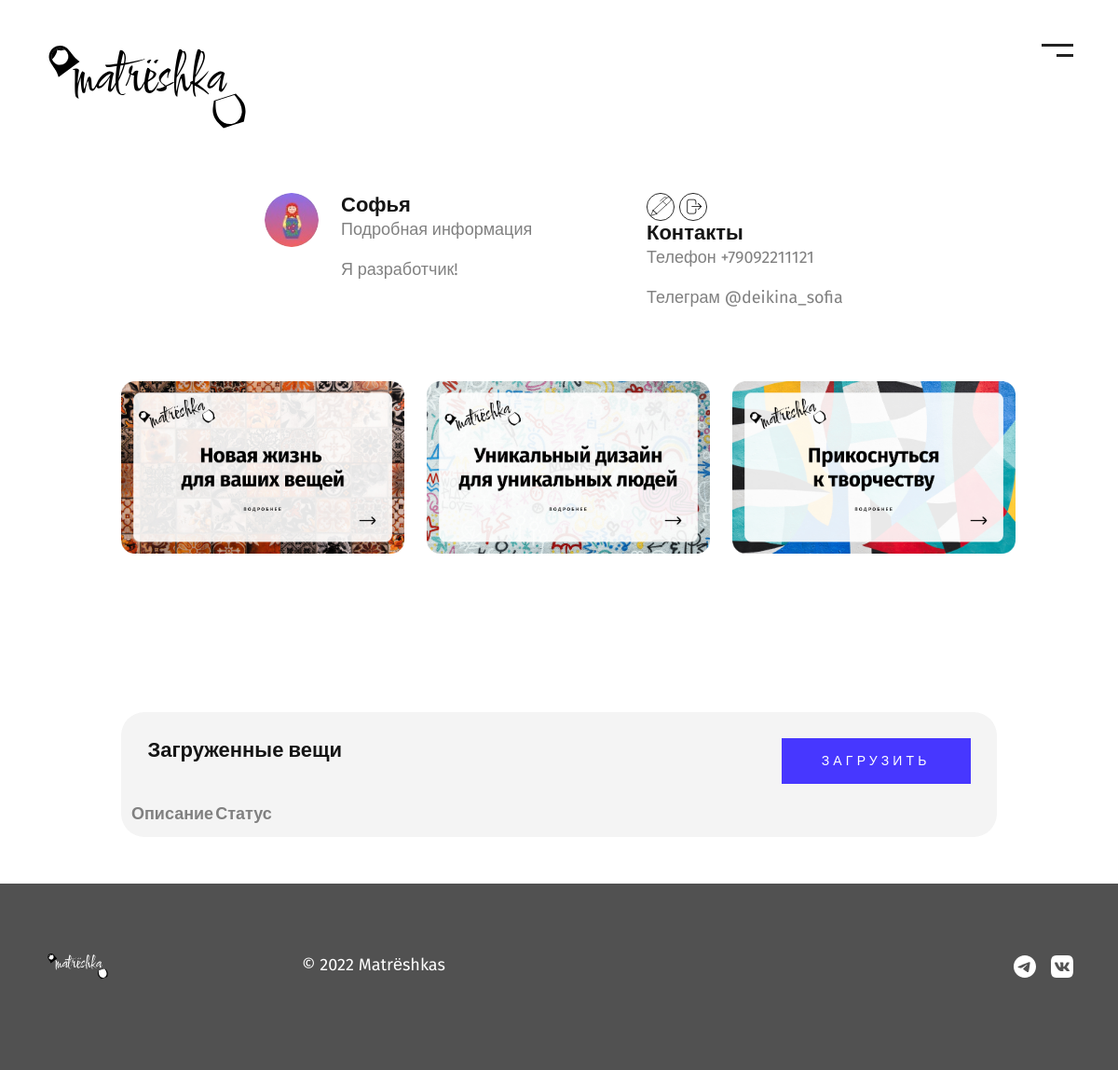
The app's page /profile (signed in), older data.
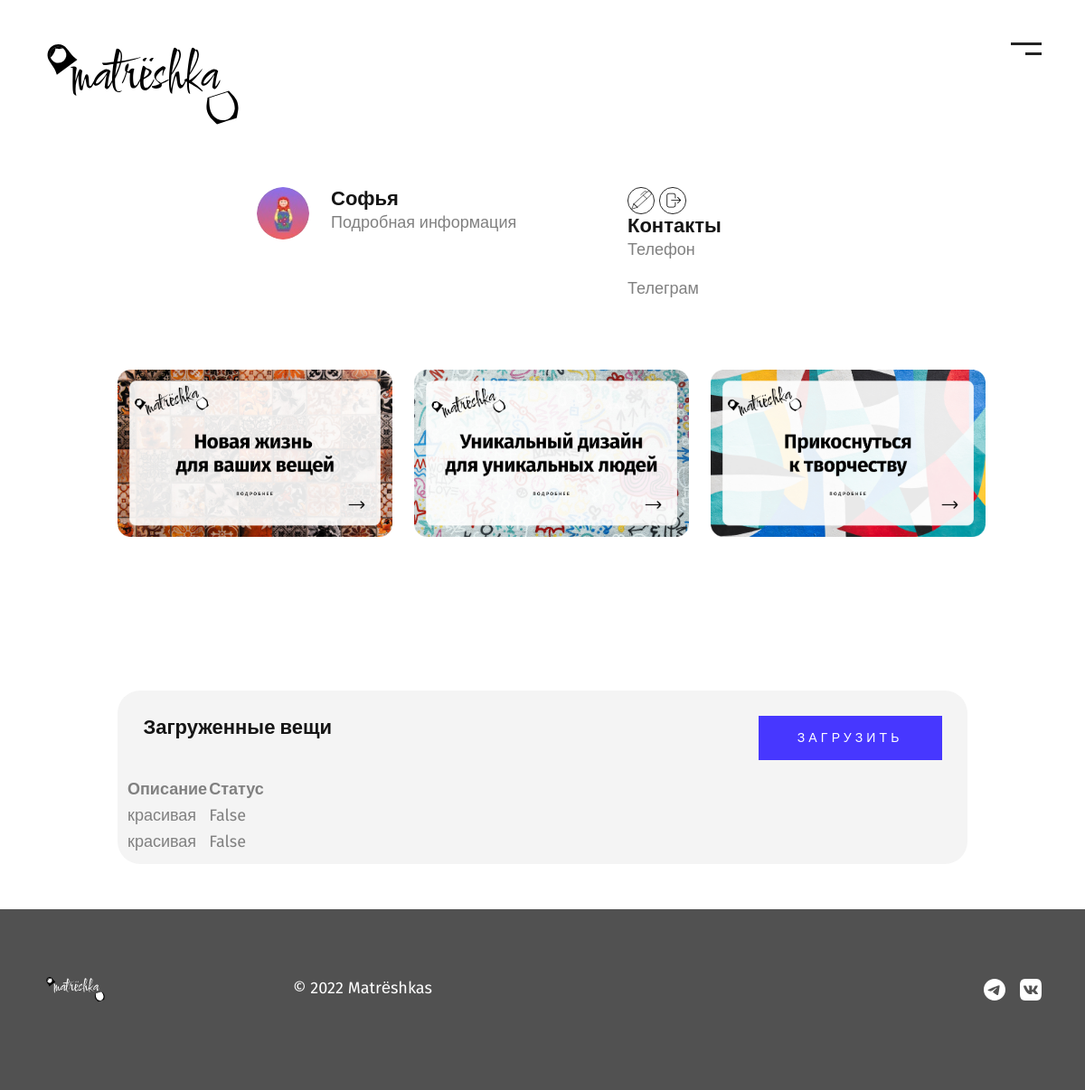
The same page, newer data.
### data/users.py (models this page shows, shortened)
class User(SqlAlchemyBase, UserMixin):
    __tablename__ = 'user'
    id = sqlalchemy.Column(sqlalchemy.Integer, primary_key=True, autoincrement=True)
    name = sqlalchemy.Column(sqlalchemy.VARCHAR, nullable=True)
    description = sqlalchemy.Column(sqlalchemy.VARCHAR, nullable=True, default="")
    tel = sqlalchemy.Column(sqlalchemy.VARCHAR, nullable=True, default="")
    telegram = sqlalchemy.Column(sqlalchemy.VARCHAR, nullable=True, default="")
    email = sqlalchemy.Column(sqlalchemy.String, index=True, unique=True, nullable=True)
    hashed_password = sqlalchemy.Column(sqlalchemy.String, nullable=True)

### data/card.py (models this page shows, shortened)
class Card(SqlAlchemyBase):
    __tablename__ = 'card'
    id = sqlalchemy.Column(sqlalchemy.Integer,
                           primary_key=True, autoincrement=True)
    img_adress = sqlalchemy.Column(sqlalchemy.BLOB, nullable=True)
    information = sqlalchemy.Column(sqlalchemy.VARCHAR, nullable=True)
    is_finished = sqlalchemy.Column(sqlalchemy.BOOLEAN, default=False)
    id_creator = sqlalchemy.Column(sqlalchemy.Integer, sqlalchemy.ForeignKey("user.id"))
    user = orm.relation('User')
    id_tag = sqlalchemy.Column(sqlalchemy.Integer, sqlalchemy.ForeignKey("tag.id"))
    tag = orm.relation('Tag')

### data/card_api.py (the view)
@blueprint.route("/profile", methods=['GET', 'POST'])
@login_required
def profile():
    session = db_session.create_session()
    cards = session.query(Card).filter(Card.id_creator == current_user.id).all()
    sp = session.query(Card).all()
    card_done = session.query(Card).filter(Card.id_creator == current_user.id, Card.is_finished == True).all()
    return render_template("profile.html", cards=cards, card_done=card_done)

### data/db_session.py (called while the page is built)
def create_session() -> Session:
    global __factory
    return __factory()

### main.py (called while the page is built)
def main():
    db_session.global_init("db/it-fest.db")
    @login_manager.user_loader
    def load_user(user_id):
        session = db_session.create_session()
        return session.query(User).get(user_id)
    app.register_blueprint(card_api.blueprint)
    app.register_blueprint(user_api.blueprint)
    @app.errorhandler(404)
    def not_found(error):
        return make_response(jsonify({'error': 'Not found'}), 404)
    app.run()

### templates/profile.html (shortened to what this page needs)
<!DOCTYPE html>
<html lang="en">
<head>
    <link rel="stylesheet" href="/static/css/bootstrap.min.css">
    <link rel="stylesheet" href="/static/css/owl.carousel.min.css">
    <link rel="stylesheet" href="/static/css/owl.theme.default.min.css">
    <link rel="stylesheet" href="/static/css/main.css">
</head>
<body>
    {% include 'header.html' %}
    <div class="container-fluid profile_information g-0">
        <div class="margin-container">
            <div class="row justify-content-md-center">
                <div class="col-md-1 col-sm-2">
                    <img src="../static/img/team_foto.jpg" id="avatar" class="rounded-circle col-sm-12" />
                </div>
                <div class="col-md-4 col-sm-10">
                    <h3>{{ current_user.name }}</h3>
                    <p>Подробная информация</p>
                    <p>{{ current_user.description }}</p>
                </div>
                <div class="col-md-3">
                    <div class="justify-content-end">
                        <a href="/change"><img class="edit-button" src="../static/img/pen-to-square-solid.svg" /></a>
                        <a href="/logout"><img class="edit-button" src="../static/img/logout_icon.svg" /></a>
                    </div>
                    <h3>
                        Контакты
                    </h3>
                    <p>Телефон {{ current_user.tel }}</p>
                    <p>Телеграм {{ current_user.telegram }}</p>
                </div>
            </div>
            <div class="row list_of_sections">
                <div class="col-md-4">
                    <div class="item">
                        <img class="profile-item" src="/static/img/New life back.jpg" alt="work">
                    </div>
                </div>
                <div class="col-md-4">
                    <div class="item">
                        <img class="profile-item" src="/static/img/Unique back.jpg" alt="work">
                    </div>
                </div>
                <div class="col-md-4">
                    <div class="item">
                        <img class="profile-item" src="/static/img/Do art back.jpg" alt="work">
                    </div>
                </div>
            </div>
            <div class="item-profile">
                <div class="item-head">
                    <div class="row">
                        <div class="col-md-9">
                            <h3>
                                Загруженные вещи
                            </h3>
                        </div>
                        <div class="col-md-3">
                            <a href="/add_card">
                                <button type="button" class="btn offer-cont__btn btn-block col-12">
                                    Загрузить
                                </button>
                            </a>
                        </div>
                    </div>
                </div>
                <table class="mycards-table">
                    <tr>
                        <th>Описание</th>
                        <th>Статус</th>
                    </tr>
                    {% for item in cards %}
                    <tr>
                        <td>{{ item.information }}</td>
                        <td>{{ item.is_finished }}</td>
                    </tr>
                    {% endfor %}
                </table>
            </div>
        </div>
        <section class="footer">
            {% include 'footer.html' %}
        </section>
</body>
</html>

### templates/header.html (shortened to what this page needs)
<div class="nav">
  <div class="container">
    <div class="row">
      <div class="col-md-3 col-sm-6">
        <img src="/static/img/logo.svg" alt="Matrёshka" class="logo">
      </div>
      <div class="col-md-3 col-sm-6 ms-auto">
        <button class="menu ms-auto" type="button" data-bs-toggle="offcanvas" data-bs-target="#offcanvasScrolling"
          aria-controls="offcanvasScrolling">
          <img src="/static/img/menu.svg" alt="Menu Matrёshka">
        </button>
      </div>
    </div>
  </div>
</div>

### templates/footer.html
<div class="container my-4">
  <footer class="d-flex flex-wrap justify-content-between align-items-center">
    <div class="col-md-2 d-flex align-items-center">
      <a href="/" class="mb-3 me-2 mb-md-0 text-muted text-decoration-none lh-1">
        <img src="/static/img/logo-white.svg" alt="Matrёshka" class="footer-logo">
      </a>
    </div>
    <div class="col-md-4 d-flex align-items-center">
      <span class="text-white">© 2022 Matrёshkas</span>
    </div>
    <ul class="nav-footer col-md-4 justify-content-end list-unstyled d-flex">
      <li class="ms-3"><a class="text-muted" href="https://t.me/official_matreshka"><img src="../static/img/telegram.svg" class="bi" width="24" height="24"><use xlink:href="#telegram"></use></img></a></li>
      <li class="ms-3"><a class="text-muted" href="https://vk.com/away.php?utf=1&to=https%3A%2F%2Fvk.com%2Fofficial_matreshka"><img src="../static/img/vk.svg" class="bi" width="24" height="24"><use xlink:href="#vk"></use></img></a></li>
    </ul>
  </footer>
</div>

### static/css/main.css (style rules this page uses)
body { overflow-x: hidden; font-family: 'Fira Sans', sans-serif; color: #808080; font-size: 18px; }
button { display: block; border: none; background: transparent; }
ul, li { display: block; padding: 0; margin: 0; }
a { text-decoration: none; }
h1, h2, h3, h4, h5, h6 { font-style: normal; font-weight: 700; color: #151515; margin: 0; padding: 0; }
h3 { font-size: 22px; }
.btn { background: #4737FF; color: #fff; text-transform: uppercase; font-weight: 500; font-size: 14px; padding: 13px 26px; display: inline; border-radius: 0; letter-spacing: 0.3em; text-align: center; transition: all 0.5s ease; }
.nav { padding-top: 39px; margin-bottom: 127px; }
.nav-footer { display: flex; flex-wrap: wrap; padding-left: 0; margin-bottom: 0; list-style: none; }
.footer { position: relative; height: 200px; background: #515151; margin: 0%; margin-top: 50px; padding: 4%; }
.footer-logo { width: 40%; }
.edit-button { width: 30px; margin: 0; }
.item-profile { border: none; border-radius: 25px; background-color: #F4F4F4; margin: 10px; padding: 10px; margin-top: 30px; }
.profile-item { background: url(/static/img/shop.jpg) no-repeat; background-size: 100%; width: 100%; height: 150%; margin: 10px; margin-bottom: 140px; }
.margin-container { margin: 0 10%; }
.item-head { padding: 2%; }
.item img { transition: all 0.5s ease; display: block; position: relative; }
.profile_information { margin-top: -60px; }
.list_of_sections { margin-top: 50px; }
.nav-footer { padding-top: 0px; margin-bottom: 20px; display: flex; flex-wrap: wrap; padding-left: 0; margin-bottom: 0; list-style: none; }

Row changes from the older to the newer data that the page shows:
changed User "Софья": description "Я разработчик!" → (not shown); tel "+79092211121" → (not shown); telegram "@deikina_sofia" → (not shown)
added Card: information "красивая", is_finished "False"
added Card: information "красивая", is_finished "False"
